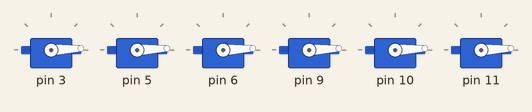
Recording of a sketch running on a simulated Arduino Uno, built with avr-gcc and run on an emulated ATmega328P. On the bench: 6 × servo.

Above: at 0.05 s.
At 0.7 s:
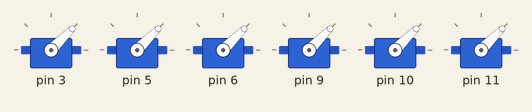
At 1.35 s:
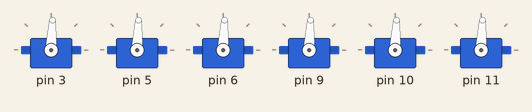
At 2.7 s:
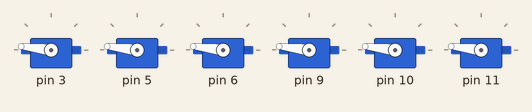
At 4.0 s:
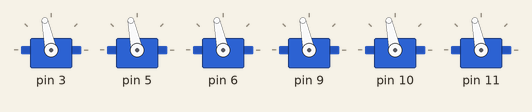
At 5.35 s:
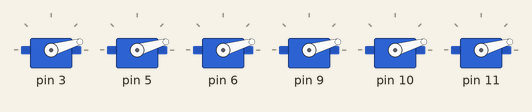
Timing chart, 0 to 7.3 s (numbered marks = the images above):
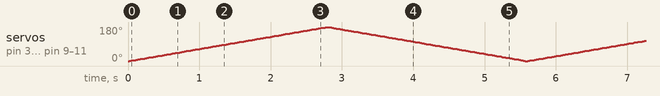

The sketch:

Sweep.ino
```cpp
#include <Servo.h>

Servo myservo[6];  // create servo object to control a servo
// twelve servo objects can be created on most boards

int pos = 0;    // variable to store the servo position

void setup() {
  myservo[0].attach(3);
  myservo[1].attach(5);
  myservo[2].attach(6);
  myservo[3].attach(9);
  myservo[4].attach(10);
  myservo[5].attach(11);
}

void loop() {
  for (pos = 0; pos <= 180; pos += 1) {
    for(int i=0; i < 6; i++)
    myservo[i].write(pos);
    delay(15);
  }
  for (pos = 180; pos >= 0; pos -= 1) {
   for(int i=0; i < 6; i++)
    myservo[i].write(pos);
    delay(15);
  }
}
```
